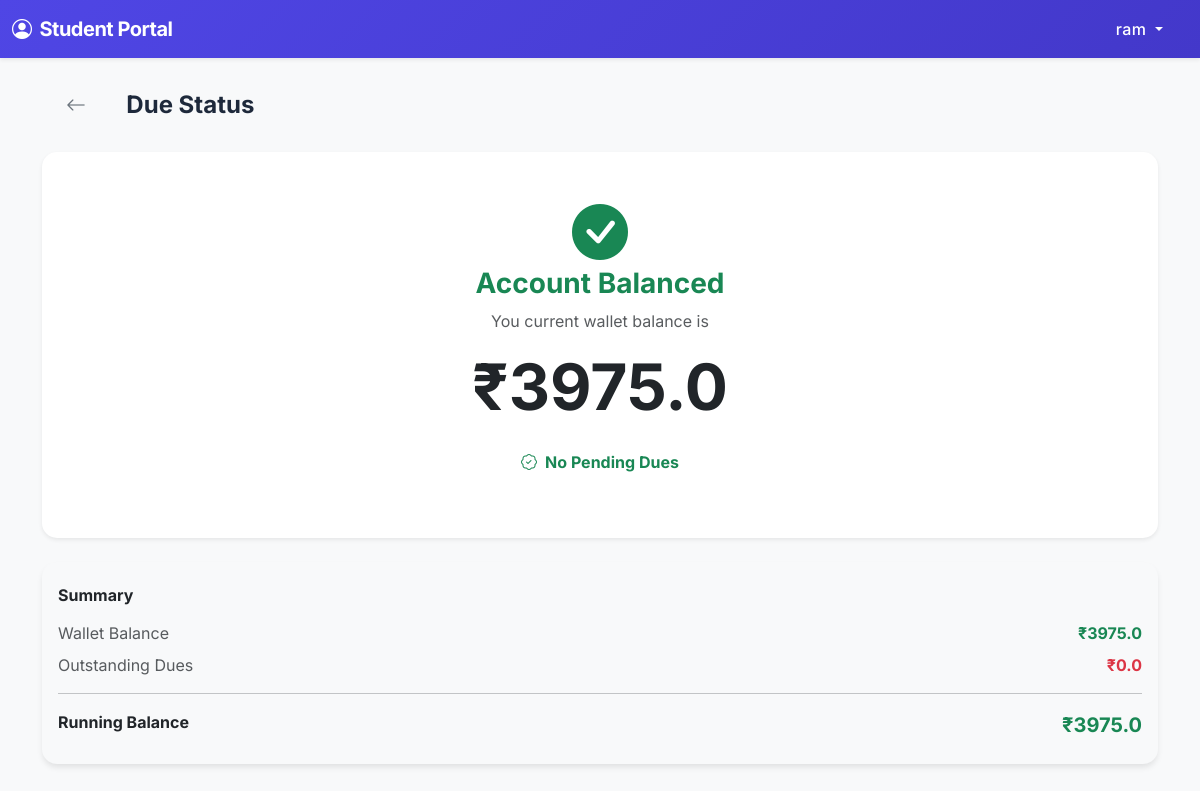
The page /student/due_status (signed in) on the database its author committed.
### app/models.py (models this page shows, shortened)
class Student(UserMixin, db.Model):
    __tablename__ = 'students'
    id = db.Column(db.Integer, primary_key=True)
    name = db.Column(db.String(100), nullable=False)
    password_hash = db.Column(db.String(255))
    class_id = db.Column(db.Integer, db.ForeignKey('classes.id'), nullable=True)
    roll_no = db.Column(db.String(20))
    parent_phone = db.Column(db.String(20))
    balance = db.Column(db.Float, default=0.0) # Positive = Wallet, Negative = Due
    language = db.Column(db.String(5), default='en')
    created_at = db.Column(db.DateTime, default=datetime.utcnow)
    transactions = db.relationship('Transaction', backref='student', lazy='dynamic')
    bills = db.relationship('Bill', backref='student', lazy='dynamic')
    @property
    def total_due(self):
        return abs(self.balance) if self.balance < 0 else 0.0
    @property
    def wallet_amount(self):
        return self.balance if self.balance > 0 else 0.0

### app/routes/student_routes.py (the view)
@student_panel_bp.route('/due_status')
@student_required
def due_status():
    return render_template('student/due_status.html', student=current_user)

### app/models.py (called while the page is built)
@login_manager.user_loader
def load_user(user_id):
    user_type = session.get('user_type')
    if user_type == 'student':
        return Student.query.get(int(user_id))
    elif user_type == 'admin':
        return User.query.get(int(user_id))
    return None

### app/templates/student/due_status.html (shortened to what this page needs)
{% extends "student/layout.html" %}
{% block content %}
<div class="mb-4 d-flex align-items-center">
    <a href="{{ url_for('student_panel.dashboard') }}"
        class="btn btn-sm btn-outline-secondary me-3 border-0 rounded-circle">
        <i class="bi bi-arrow-left fs-5"></i>
    </a>
    <h4 class="fw-bold mb-0">Due Status</h4>
</div>
{% if student.balance < 0 %} <div class="card border-danger mb-4 shadow-sm animation-pulse">
    <div class="card-body text-center p-5">
        <i class="bi bi-exclamation-triangle-fill text-danger display-4 mb-3"></i>
        <h3 class="fw-bold text-danger">Payment Due</h3>
        <p class="text-muted">You have an outstanding due amount of</p>
        <div class="display-3 fw-bold text-dark mb-4">₹{{ student.total_due|round(2) }}</div>
        <p class="small text-muted">Please visit the school stationery shop to clear your dues as soon as possible.</p>
    </div>
    </div>
    {% else %}
    <div class="card border-success mb-4 shadow-sm">
        <div class="card-body text-center p-5">
            <i class="bi bi-check-circle-fill text-success display-4 mb-3"></i>
            <h3 class="fw-bold text-success">Account Balanced</h3>
            <p class="text-muted">You current wallet balance is</p>
            <div class="display-3 fw-bold text-dark mb-4">₹{{ student.balance|round(2) }}</div>
            <p class="text-success fw-bold"><i class="bi bi-patch-check me-2"></i>No Pending Dues</p>
        </div>
    </div>
    {% endif %}
    <div class="card bg-light border-0">
        <div class="card-body py-4">
            <h6 class="fw-bold mb-3">Summary</h6>
            <div class="d-flex justify-content-between mb-2">
                <span class="text-muted">Wallet Balance</span>
                <span class="fw-bold text-success">₹{{ student.wallet_amount|round(2) }}</span>
            </div>
            <div class="d-flex justify-content-between mb-2">
                <span class="text-muted">Outstanding Dues</span>
                <span class="fw-bold text-danger">₹{{ student.total_due|round(2) }}</span>
            </div>
            <hr>
            <div class="d-flex justify-content-between">
                <span class="fw-bold">Running Balance</span>
                <span class="fw-bold fs-5 {{ 'text-success' if student.balance >= 0 else 'text-danger' }}">₹{{
                    student.balance|round(2) }}</span>
            </div>
        </div>
    </div>
    {% endblock %}

### app/templates/student/layout.html (shortened to what this page needs)
<!DOCTYPE html>
<html lang="{{ lang }}">
<head>
    <link href="https://cdn.jsdelivr.net/npm/bootstrap@5.3.0/dist/css/bootstrap.min.css" rel="stylesheet">
    <link rel="stylesheet" href="https://cdn.jsdelivr.net/npm/bootstrap-icons@1.10.5/font/bootstrap-icons.css">
    <link rel="stylesheet" href="{{ url_for('static', filename='css/style.css') }}">
</head>
<body class="bg-light">
    {% if current_user.is_authenticated and session.get('user_type') == 'student' %}
    <nav class="navbar navbar-dark bg-gradient-primary shadow-sm sticky-top">
        <div class="container-fluid">
            <span class="navbar-brand fw-bold">
                <i class="bi bi-person-circle me-2"></i>Student Portal
            </span>
            <div class="dropdown">
                <button class="btn btn-link text-white text-decoration-none dropdown-toggle" type="button" data-bs-toggle="dropdown">
                    {{ current_user.name }}
                </button>
            </div>
        </div>
    </nav>
    {% endif %}
    <div class="container py-4 mb-5">
        {% block content %}{% endblock %}
    </div>
</body>
</html>

### app/static/css/style.css (style rules this page uses)
:root { --primary: #4f46e5; --primary-hover: #4338ca; --secondary: #64748b; --success: #10b981; --danger: #ef4444; --warning: #f59e0b; --info: #3b82f6; --light: #f8fafc; --dark: #1e293b; --body-bg: #f1f5f9; --card-bg: #ffffff; --shadow-sm: 0 1px 2px 0 rgb(0 0 0 / 0.05); --shadow: 0 4px 6px -1px rgb(0 0 0 / 0.1), 0 2px 4px -2px rgb(0 0 0 / 0.1); --shadow-md: 0 10px 15px -3px rgb(0 0 0 / 0.1), 0 4px 6px -4px rgb(0 0 0 / 0.1); --shadow-lg: 0 20px 25px -5px rgb(0 0 0 / 0.1), 0 8px 10px -6px rgb(0 0 0 / 0.1); --font-family: 'Inter', system-ui, -apple-system, sans-serif; }
body { font-family: var(--font-family); background-color: var(--body-bg); color: var(--dark); -webkit-font-smoothing: antialiased; }
.card { border: none; background: var(--card-bg); box-shadow: var(--shadow); transition: transform 0.2s, box-shadow 0.2s; }
.navbar { background: linear-gradient(135deg, var(--primary), var(--primary-hover)) !important; }
.navbar-brand { font-weight: 700; letter-spacing: -0.5px; }
.btn { border-radius: 9999px; padding: 0.5rem 1.5rem; font-weight: 500; transition: all 0.2s; letter-spacing: 0.025em; }

### app/templates/student/layout.html (style rules this page uses)
body { font-family: 'Inter', sans-serif; }
.bg-gradient-primary { background: linear-gradient(135deg, #4f46e5 0%, #7c3aed 100%); }
.card { border: none; border-radius: 15px; box-shadow: 0 4px 6px -1px rgba(0, 0, 0, 0.1); }

### rows shown on the page
Student: name "ram", balance "3975.0", wallet_amount "3975.0", total_due "0.0"
